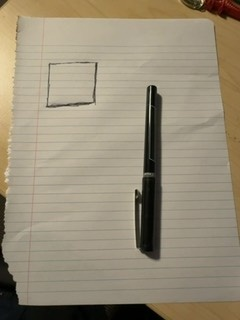
#> input picture samples/frame_20261029_212115.jpg, 240 x 320 px
$ python -i calibration.py   (imports and definitions only)
#> lines starting #> are read from the running program, lines starting #| are printed output that depends on the picture; after the words box and inside, x2 and y2 are one past the last pixel; in counts of white or black regions, pixels touching at a corner belong together
#> further down, picture is the input picture: shape (320, 240, 3); mean B, G, R 120.5, 141.9, 152.3
### paper_detector.py
import cv2
import numpy as np


def detect_paper(frame):
    frame = frame.copy()
    hsv = cv2.cvtColor(frame, cv2.COLOR_BGR2HSV)
#> hsv: shape (320, 240, 3); mean H, S, V 21.9, 58.9, 152.4

    lower_white = np.array([0, 0, 120])
    upper_white = np.array([180, 80, 255])

    mask = cv2.inRange(hsv, lower_white, upper_white)
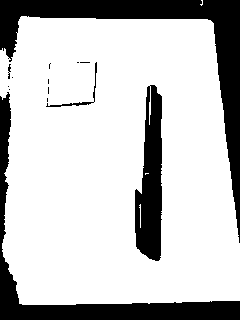
#> mask: shape (320, 240); 77.1% white; 14 black regions (9 under 20 px)

    contours, _ = cv2.findContours(
        mask, cv2.RETR_EXTERNAL, cv2.CHAIN_APPROX_SIMPLE
    )
#> contours = 2 contours, 1 with area under 20; largest, box (x1, y1, x2, y2) and area: (0, 16, 240, 305) 62298

    if contours:
        largest = max(contours, key=cv2.contourArea)
#> largest = contour of 272 points, box (x1, y1, x2, y2) (0, 16, 240, 305), area 62298

        if cv2.contourArea(largest) > 1000:
            cv2.drawContours(frame, [largest], -1, (0, 255, 0), 2)
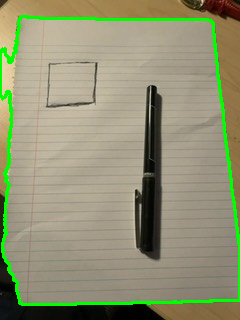
#> frame: shape (320, 240, 3); 4.26% of pixels changed, all inside (x1, y1, x2, y2) = (0, 15, 240, 306)

    return frame, mask

### calibration.py
import json
import time
from pathlib import Path

import cv2
import numpy as np

from paper_detector import detect_paper

FLAT_W, FLAT_H = 1100, 850   # US Letter landscape, 100 px per inch.
FINGERTIPS = {"thumb": 4, "index": 8, "middle": 12, "ring": 16, "pinky": 20}  # Strap finger -> MediaPipe tip id
BORDER_PX = 12               # Ignore ink this close to the paper edge.
DARK_RATIO = 0.7             # Darker than this fraction of the wider paper is solid ink.
INK_RATIO = 0.7            # Darker than this fraction of nearby paper is ink.
SPECK_AREA = 50
LINE_KERNEL = 15             # Wider than outlines, narrower than solid boxes.
MIN_REGION_AREA = 300  # About 0.2 cm²; allows small keys.
GAP_KERNEL = 11            # Closes small breaks in hand-drawn outlines.
SNAP_PX = 20                 # About 0.5 cm.
HULL_MIN_AREA = 5000         # Smaller ink blobs (stray marks) don't get sealed.
EDGE_PX = BORDER_PX + 2      # Ink this close to the paper edge is the desk, not a drawing.


def order_corners(pts):
    # Order as top-left, top-right, bottom-right, bottom-left: clockwise around the
    # centroid (y points down), starting at the smallest x+y. Works at any rotation.
    c = pts.mean(axis=0)
    pts = pts[np.argsort(np.arctan2(pts[:, 1] - c[1], pts[:, 0] - c[0]))]
    return np.float32(np.roll(pts, -int(np.argmin(pts.sum(axis=1))), axis=0))


def find_paper_corners(frame_bgr):
    _, mask = detect_paper(frame_bgr)
    contours, _ = cv2.findContours(
        mask, cv2.RETR_EXTERNAL, cv2.CHAIN_APPROX_SIMPLE
    )
    if not contours:
        return None
    c = max(contours, key=cv2.contourArea)
#> c has the same summary as largest in detect_paper
    h, w = frame_bgr.shape[:2]
#> h = 320; w = 240
    if cv2.contourArea(c) < 0.2 * h * w:
        return None
    # The hull ignores torn edges and dents; rounded corners need a looser fit.
    hull = cv2.convexHull(c)
#> hull = contour of 18 points, box (x1, y1, x2, y2) (0, 16, 240, 305), area 64180
    for eps in (0.02, 0.03, 0.04, 0.05):
        approx = cv2.approxPolyDP(hull, eps * cv2.arcLength(hull, True), True)
        if len(approx) == 4:
            return order_corners(approx.reshape(4, 2).astype(np.float32))
#> this loop made 2 passes
#> (c in order_corners, pts in order_corners) on pass 2: ([123, 160.5], [[21, 16], [213, 23], [239, 300], [19, 303]])
    return None


# [42 lines left out: functions flatten, order_regions, not called in this run]


def touches_edge(x, y, w, h, fw, fh):
    # True if a bounding box reaches into the strip along the paper edge.
    return x <= EDGE_PX or y <= EDGE_PX or x + w >= fw - EDGE_PX or y + h >= fh - EDGE_PX


# [161 lines left out: functions find_regions, region_outlines, build_calibration, not called in this run]


def rebuild_calibration(cal, ink_ratio, line_kernel):
    # Re-detect on the saved reference image; no new frames needed.
    return build_calibration([cal["reference"]], ink_ratio, line_kernel)


# [70 lines left out: functions region_at, fingertip, save_calibration, load_calibration, not called in this run]


def region_color(region_id):
    rng = np.random.default_rng(region_id)
    return tuple(int(v) for v in rng.integers(64, 256, 3))


# [38 lines left out: functions draw_calibration, render_flat_regions, not called in this run]

>>> import cv2
>>> picture = cv2.imread('samples/frame_20261029_212115.jpg')
>>> result = find_paper_corners(picture)
#> result = [[21, 16], [213, 23], [239, 300], [19, 303]]

$ run again, on samples/frame_20261029_212532.jpg
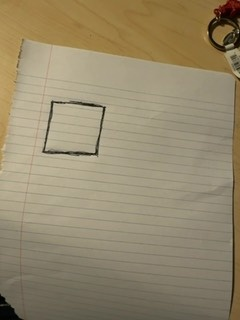
#> input picture samples/frame_20261029_212532.jpg, 240 x 320 px
#> picture is the input picture: shape (320, 240, 3); mean B, G, R 108.6, 136.5, 148.8
#> hsv: shape (320, 240, 3); mean H, S, V 21.6, 71, 148.8
#> in detect_paper, `mask = cv2.inRange(hsv, lower_white, upper_white)`:
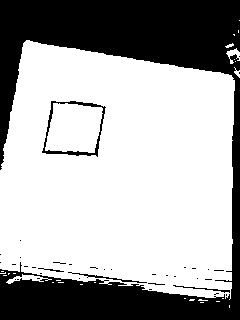
#> mask: shape (320, 240); 66.6% white; 37 black regions (32 under 20 px)
#> in detect_paper, `contours, _ = cv2.findContours( mask, cv2.RETR_EXTERNAL, cv2.CHAIN_APP..`: contours = 27 contours, 24 with area under 20; largest, box (x1, y1, x2, y2) and area: (0, 40, 235, 300) 51068, (6, 274, 52, 284) 120, (226, 48, 240, 64) 68
#> largest = contour of 290 points, box (x1, y1, x2, y2) (0, 40, 235, 300), area 51068
#> in detect_paper, `cv2.drawContours(frame, [largest], -1, (0, 255, 0), 2)`:
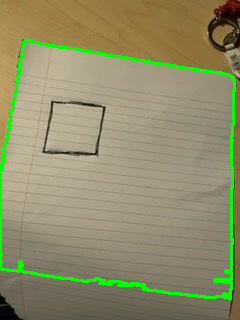
#> frame: shape (320, 240, 3); 4.02% of pixels changed, all inside (x1, y1, x2, y2) = (0, 39, 236, 301)
#> in find_paper_corners, `c = max(contours, key=cv2.contourArea)`: c has the same summary as largest in detect_paper
#> hull = contour of 23 points, box (x1, y1, x2, y2) (0, 40, 235, 300), area 52119
#> the loop in find_paper_corners, `for eps in (0.02, 0.03, 0.04, 0.05):` made 1 pass
#> (approx, c in order_corners, pts in order_corners) on pass 1: ([[231, 75], [229, 299], [0, 268], [26, 40]], [121.5, 170.5], [[26, 40], [231, 75], [229, 299], [0, 268]])
#> result = [[26, 40], [231, 75], [229, 299], [0, 268]]

$ run again, on samples/frame_20261029_214224.jpg
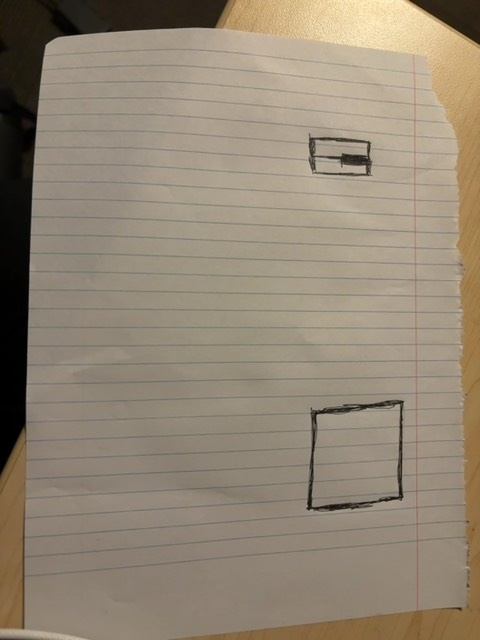
#> input picture samples/frame_20261029_214224.jpg, 480 x 640 px
#> picture is the input picture: shape (640, 480, 3); mean B, G, R 116.6, 134.5, 147
#> hsv: shape (640, 480, 3); mean H, S, V 18, 55.8, 147
#> in detect_paper, `mask = cv2.inRange(hsv, lower_white, upper_white)`:
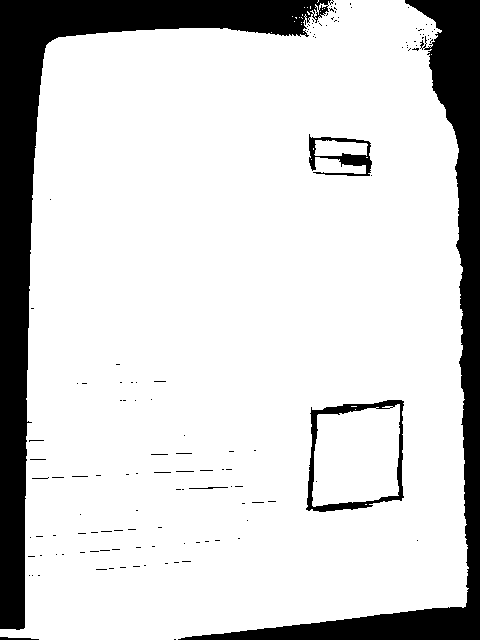
#> mask: shape (640, 480); 83.1% white; 135 black regions (129 under 20 px)
#> in detect_paper, `contours, _ = cv2.findContours( mask, cv2.RETR_EXTERNAL, cv2.CHAIN_APP..`: contours = 17 contours, 16 with area under 20; largest, box (x1, y1, x2, y2) and area: (0, 0, 469, 640) 257565
#> largest = contour of 678 points, box (x1, y1, x2, y2) (0, 0, 469, 640), area 257565
#> in detect_paper, `cv2.drawContours(frame, [largest], -1, (0, 255, 0), 2)`:
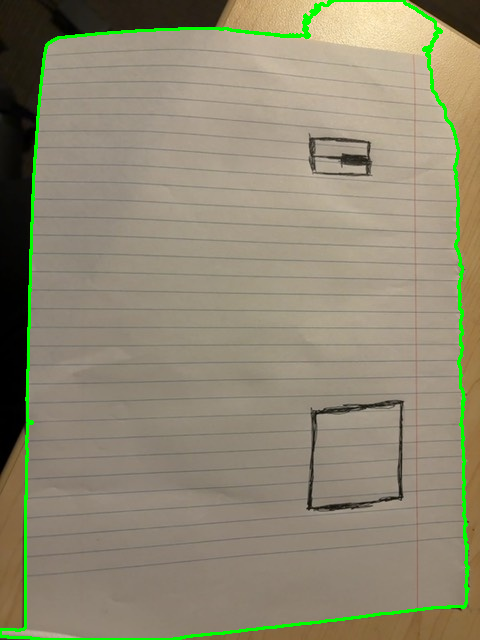
#> frame: shape (640, 480, 3); 2.25% of pixels changed, all inside (x1, y1, x2, y2) = (0, 0, 470, 640)
#> in find_paper_corners, `c = max(contours, key=cv2.contourArea)`: c has the same summary as largest in detect_paper
#> hull = contour of 29 points, box (x1, y1, x2, y2) (0, 0, 469, 640), area 268912
#> the loop in find_paper_corners, `for eps in (0.02, 0.03, 0.04, 0.05):` made 1 pass
#> (approx, c in order_corners, pts in order_corners) on pass 1: ([[404, 0], [465, 606], [0, 636], [46, 45]], [228.8, 321.8], [[46, 45], [404, 0], [465, 606], [0, 636]])
#> result = [[46, 45], [404, 0], [465, 606], [0, 636]]

$ run again, on samples/frame_20261029_214230.jpg
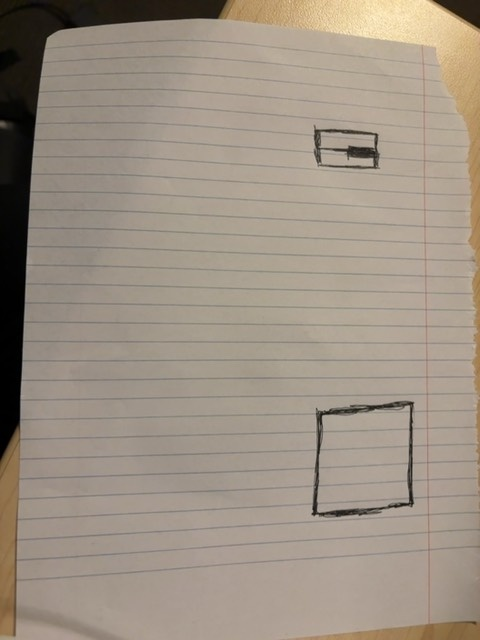
#> input picture samples/frame_20261029_214230.jpg, 480 x 640 px
#> picture is the input picture: shape (640, 480, 3); mean B, G, R 131.8, 145.5, 157.4
#> hsv: shape (640, 480, 3); mean H, S, V 16.1, 43.7, 157.4
#> in detect_paper, `mask = cv2.inRange(hsv, lower_white, upper_white)`:
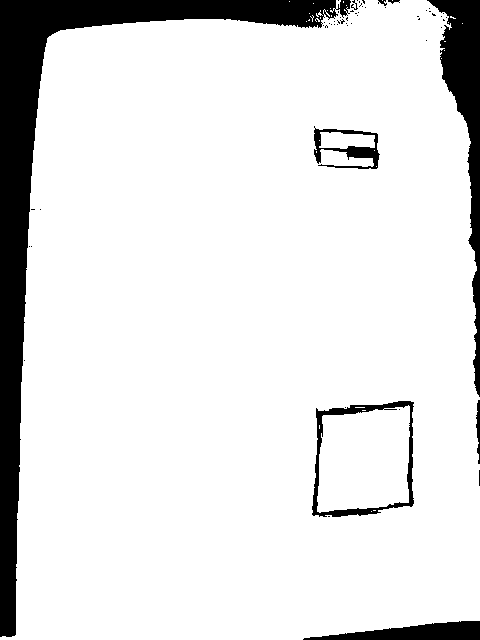
#> mask: shape (640, 480); 88.5% white; 58 black regions (49 under 20 px)
#> in detect_paper, `contours, _ = cv2.findContours( mask, cv2.RETR_EXTERNAL, cv2.CHAIN_APP..`: contours = 23 contours, 22 with area under 20; largest, box (x1, y1, x2, y2) and area: (0, 0, 480, 640) 273673
#> largest = contour of 680 points, box (x1, y1, x2, y2) (0, 0, 480, 640), area 273673
#> in detect_paper, `cv2.drawContours(frame, [largest], -1, (0, 255, 0), 2)`:
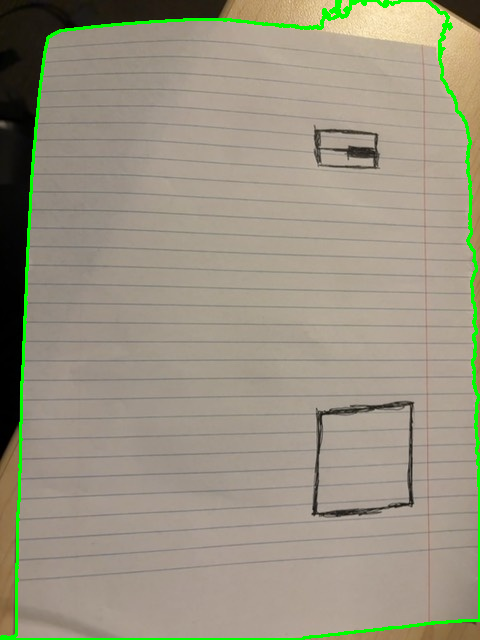
#> frame: shape (640, 480, 3); 2.21% of pixels changed, all inside (x1, y1, x2, y2) = (0, 0, 480, 640)
#> in find_paper_corners, `c = max(contours, key=cv2.contourArea)`: c has the same summary as largest in detect_paper
#> hull = contour of 29 points, box (x1, y1, x2, y2) (0, 0, 480, 640), area 281742
#> the loop in find_paper_corners, `for eps in (0.02, 0.03, 0.04, 0.05):` made 1 pass
#> (approx, c in order_corners, pts in order_corners) on pass 1: ([[444, 12], [479, 620], [0, 639], [47, 38]], [242.5, 327.2], [[47, 38], [444, 12], [479, 620], [0, 639]])
#> result = [[47, 38], [444, 12], [479, 620], [0, 639]]
